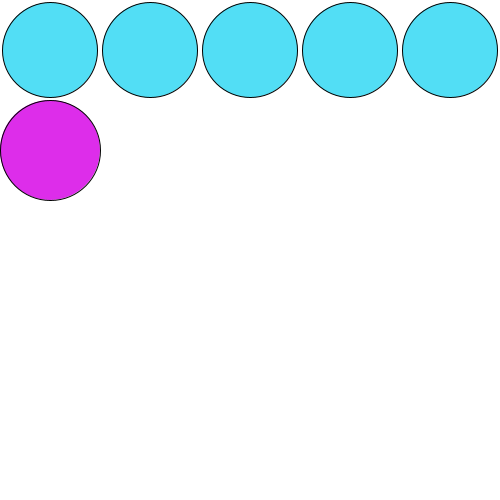
Frame 1 (no input)
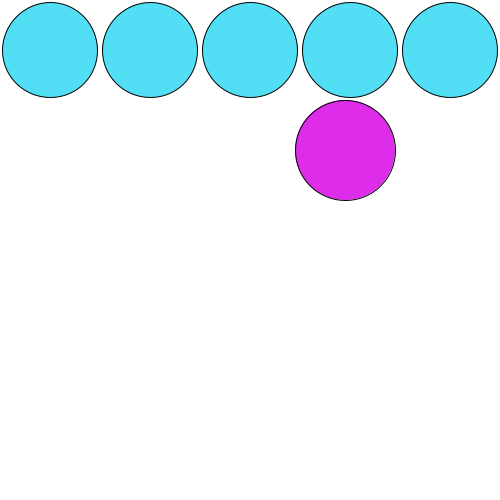
Frame 60 (the mouse pressed at the canvas centre just before this capture)
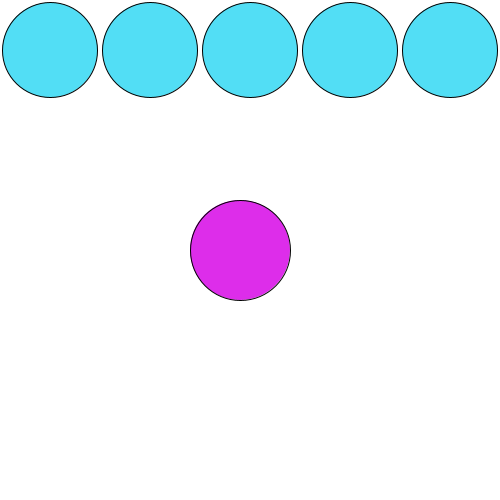
Frame 120 (the mouse held since frame 60 and released just before this capture)

The Processing sketch that drew these frames (run headless with seeded random() and noise(); from frame 60 on, the mouse is pressed at the canvas centre):

// Processing sketch: w08_circles
// ── w08_circles.pde
int x=50, y=150;

void setup(){
  size(500,500);
  background(255);
  fill(#52DEF5);
  circle(50,50,95);
  circle(150,50,95);
  circle(250,50,95);
  circle(350,50,95);
  circle(450,50,95);
}

void draw() {
  fill(255);
  noStroke();
  rect(0,100,500,500);
  fill(#DD2DEA);
  stroke(2);
  circle(x,y,100);
  x+=5;
  if(x>450) {
    x=50;
    y+= 100;
  }
  if(y>500){
    y=150;
  }
}
